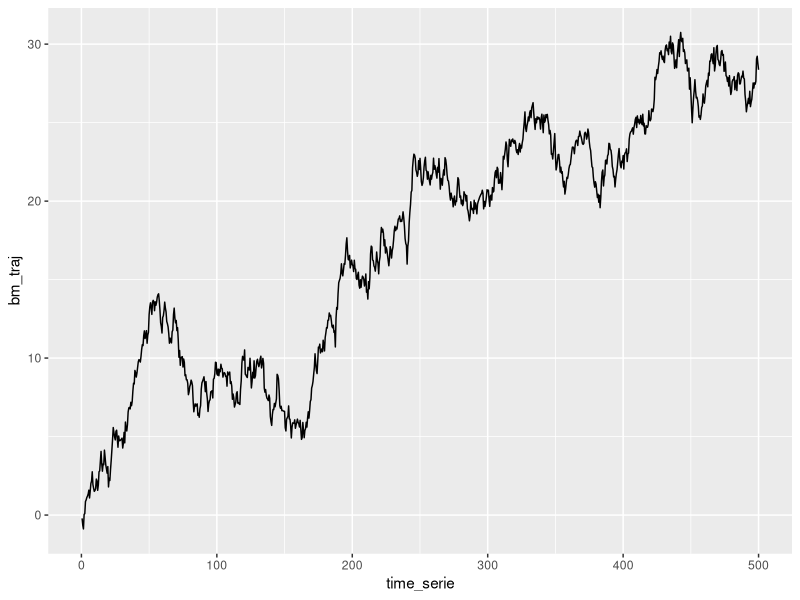

R code for this plot:
library(ggplot2)

# Number of BM indep coordinates
N <- 1000
time_delta <- 0.5

generate_brownian_movement_traj <- function(N, time_delta) {
    # BM indep vector
    bm_indep <- rnorm(N, mean = 0, time_delta)

    # The trajectory
    bm_traj <- cumsum(bm_indep)
    time_serie <- cumsum(rep(time_delta, N))

    return(data.frame(time_serie = time_serie, bm_traj = bm_traj))
}

bm_traj_and_time <- generate_brownian_movement_traj(N, time_delta)

# Plotting
ggplot(bm_traj_and_time) +
    aes(x = time_serie, y = bm_traj) +
    geom_line()
